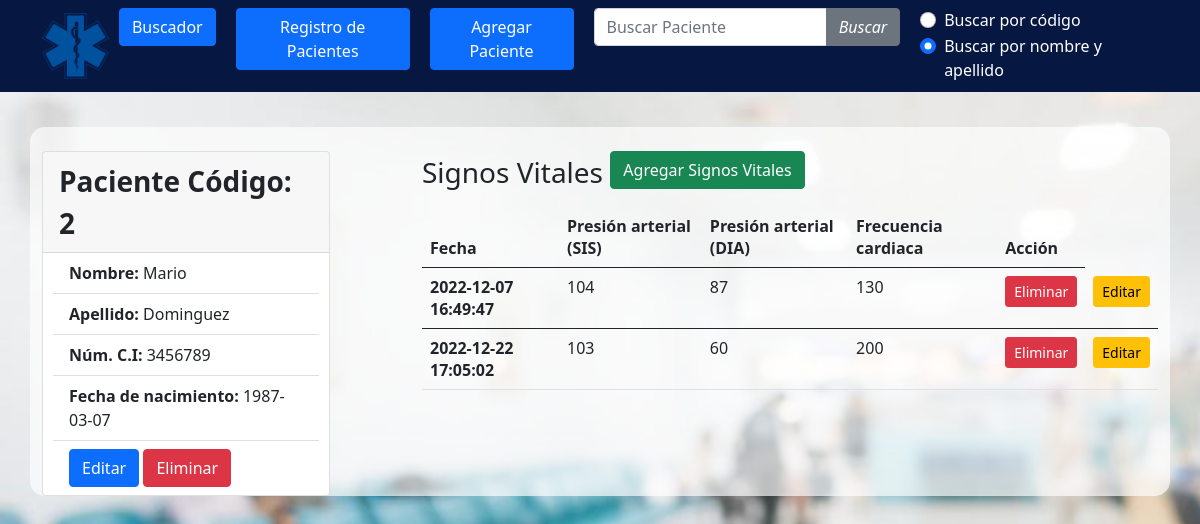
Screenshot of /ficha_pac/2 with the database file from the repository.
### website/models.py (models this page shows, shortened)
class Paciente(db.Model, UserMixin):
    id = db.Column(db.Integer, primary_key=True)
    nombre = db.Column(db.String(20), nullable=False)
    apellido = db.Column(db.String(120), nullable=False)
    fecha_nac = db.Column(db.Date, nullable=False)
    num_ci = db.Column(db.String(20), nullable=False)
    signos_vit = db.relationship(
        "Signos", backref="paciente", lazy=True
    )  # mayus post porque se refiere a la clase

class Signos(db.Model):
    id = db.Column(db.Integer, primary_key=True)
    pres_art_sis = db.Column(db.String(3), nullable=False)
    pres_art_dia = db.Column(db.String(3), nullable=False)
    fecha = db.Column(db.DateTime, nullable=False, default=datetime.utcnow)
    frec_car = db.Column(db.String(3), nullable=False)
    paciente_id = db.Column(
        db.Integer, db.ForeignKey("paciente.id"), nullable=False
    )  # min el paciente porque se refiere a la tabla

### website/routes.py (the view)
@routes.route("/ficha_pac/<id>", methods=["GET", "POST"])
def ficha_pac(id):
    form = AgregarSignos()
    paciente = Paciente.query.get(id)
    signos = Signos.query.filter_by(paciente_id=id)
    return render_template(
        "ficha_pac.html", title="Paciente", paciente=paciente, form=form, signos=signos
    )

### website/forms.py
class AgregarSignos(FlaskForm):
    pres_art_sis = StringField(
        "Presión arterial (SIS)", validators=[DataRequired(), Length(min=1, max=3)]
    )
    pres_art_dia = StringField(
        "Presión arterial (DIA)", validators=[DataRequired(), Length(min=2, max=3)]
    )
    frec_car = StringField(
        "Frecuencia cardiaca", validators=[DataRequired(), Length(min=2, max=3)]
    )
    registrar = SubmitField("Registrar")

### website/templates/ficha_pac.html (shortened to what this page needs)
{% extends "base.html" %} {% block content %}
<br />
<div class="row">
  <div class="col-sm-4">
    <div class="card" style="width: 18rem">
      <div class="card-header fw-bold fs-3">
        Paciente Código: {{paciente.id}}
      </div>
      <ul class="list-group list-group-flush">
        <li class="list-group-item">
          <span class="fw-bold mb-2">Nombre:</span>
          {{paciente.nombre}}
        </li>
        <li class="list-group-item">
          <span class="fw-bold mb-2">Apellido:</span> {{paciente.apellido}}
        </li>
        <li class="list-group-item">
          <span class="fw-bold mb-2">Núm. C.I:</span> {{paciente.num_ci}}
        </li>
        <li class="list-group-item">
          <span class="fw-bold mb-2">Fecha de nacimiento:</span>
          {{paciente.fecha_nac}}
        </li>
        <li class="list-group-item">
          <a href="{{ url_for('routes.actualizar', id=paciente.id) }}" class="btn btn-primary">Editar</a>
           <button
              type="button"
              class="btn btn-danger"
              data-bs-toggle="modal"
              data-bs-target="#modal_{{paciente.id}}"
            >
              Eliminar
            </button>
        </li>
      </ul>
    </div>
  </div>
  <div class="col-sm-8">
    <h3>
      Signos Vitales
      <button
        type="button"
        class="btn btn-success"
        data-bs-toggle="modal"
        data-bs-target="#agregar_registro"
      >
        Agregar Signos Vitales
      </button>
    </h3>
    <table class="table">
      <thead>
        <tr>
          <th scope="col">Fecha</th>
          <th scope="col">Presión arterial (SIS)</th>
          <th scope="col">Presión arterial (DIA)</th>
          <th scope="col">Frecuencia cardiaca</th>
          <th scope="col">Acción</th>
        </tr>
      </thead>
      {% for registro in signos %}
      <tbody>
        <tr>
          <th scope="row">{{registro.fecha}}</th>
          <td>{{registro.pres_art_sis}}</td>
          <td>{{registro.pres_art_dia}}</td>
          <td>{{registro.frec_car}}</td>
          <td>
            <button
              type="button"
              class="btn btn-danger btn-sm"
              data-bs-toggle="modal"
              data-bs-target="#modal_registro_{{registro.id}}"
            >
              Eliminar
            </button>
          </td>
          <td>
            <a href="{{ url_for('routes.editar', id=registro.id) }}" class="btn btn-warning btn-sm">Editar</a>
          </td>
        </tr>
      </tbody>
      {% endfor %}
    </table>
{% endblock content %}

### website/static/estilos.css (style rules this page uses)
body { background-image: url("fondo.jpeg"); background-size: cover; }
.btn-primary { color: #fff; background-color: #0d6efd; border-color: #0d6efd; }
a { text-decoration: none; color: black; }
.btn-success { margin-bottom: 10px; }
li { margin-left: 10px; margin-right: 10px; }

### rows the page displays
Paciente: id "2", nombre "Mario", apellido "Dominguez", num_ci "3456789", fecha_nac "1987-03-07"
Signos: fecha "2022-12-07 16:49:47", pres_art_sis "104", pres_art_dia "87", frec_car "130"
Signos: fecha "2022-12-22 17:05:02", pres_art_sis "103", pres_art_dia "60", frec_car "200"
